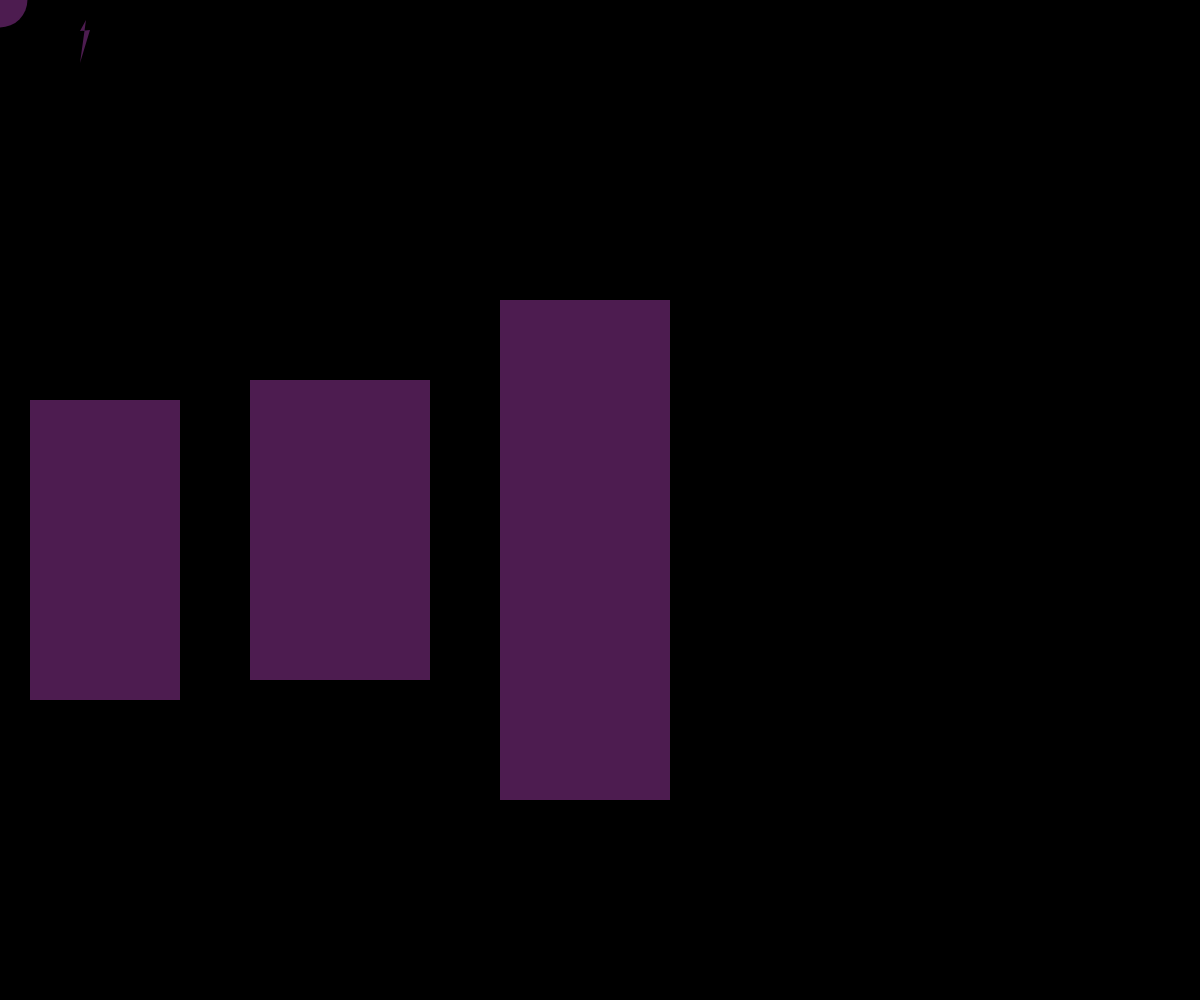
Frame 1 (no input)
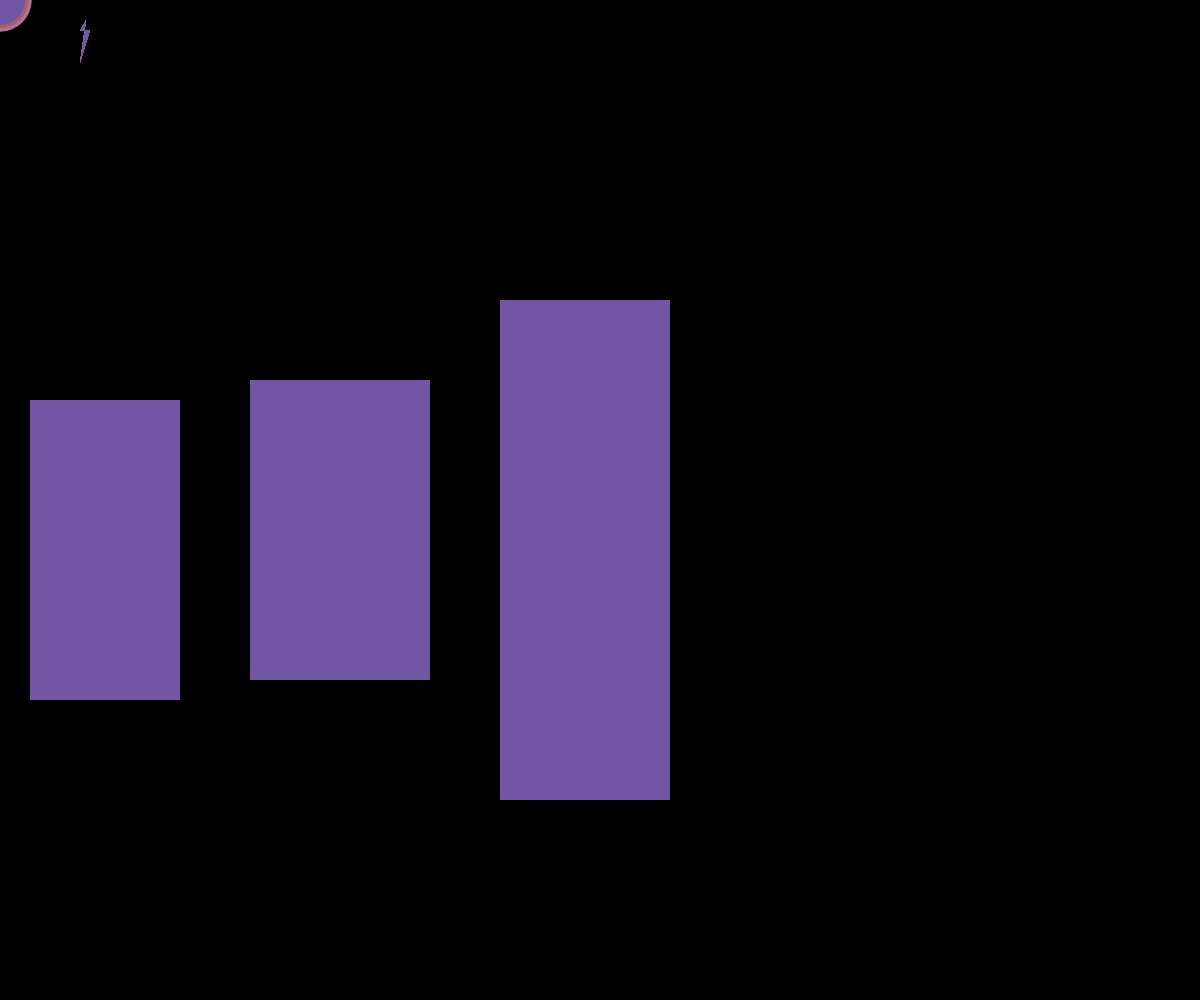
Frame 60 (no input)
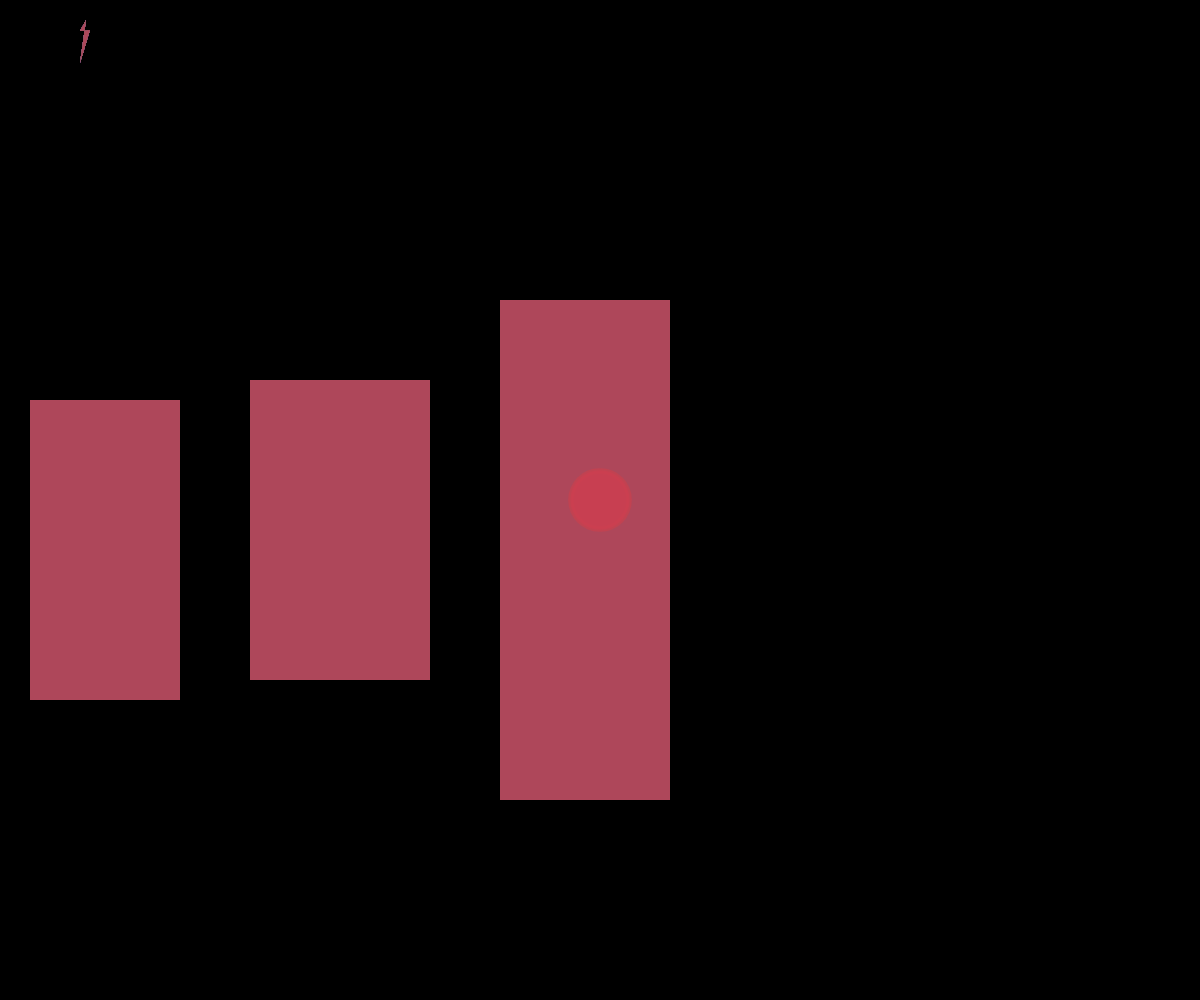
Frame 120 (the mouse pressed at the canvas centre since frame 60)

The p5.js sketch that drew these frames (run headless with seeded random() and noise() and a simulated clock; from frame 60 on, the mouse is pressed at the canvas centre):

// p5.js sketch
// ── sketch.js
function setup() {
  createCanvas(windowWidth, windowHeight);
  background(0);
}

function draw() {
  noStroke();
  fill(random(50, 255), random(50, 150), random(50, 255), 100);
  circle(mouseX, mouseY, random(50, 64));
  quad(80, 31, 86, 20, 80, 63, 90, 30);

  rect(30, 400, 150, 300);
  rect(250, 380, 180, 300);
  rect(500, 300, 170, 500);
}
function mousePressed() {
  background(0);
}
